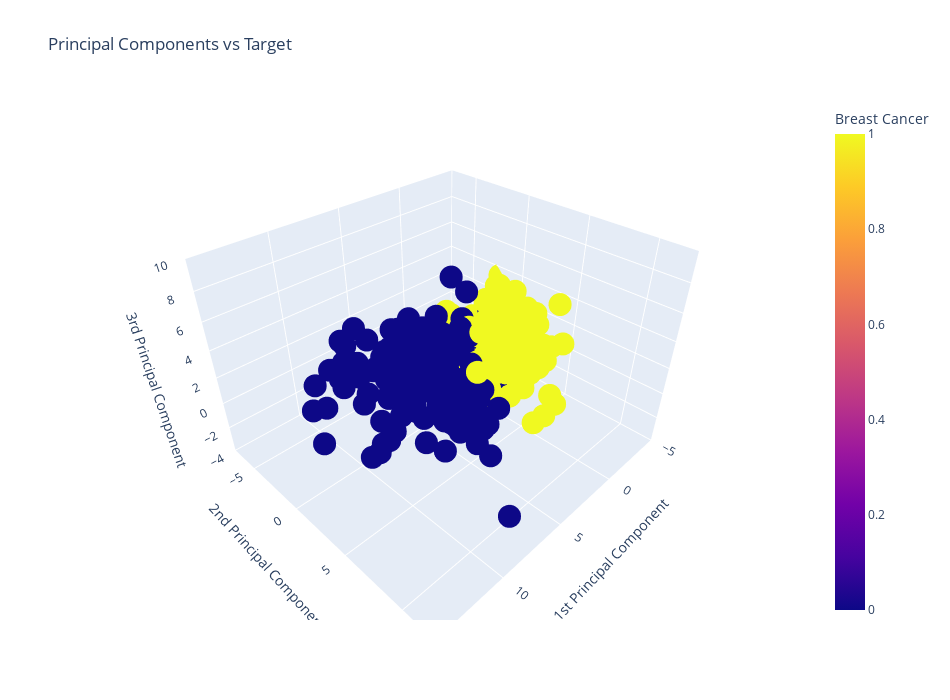

The cell this chart's notebook holds for it:
### Code cell
import plotly.express as px
fig = px.scatter_3d(findf, x="1st Principal Component", y="2nd Principal Component", z="3rd Principal Component",
                    color="target",title="Principal Components vs Target",width=950,height=700,opacity=1,
                    labels={"target":"Breast Cancer"},range_x=[-5,15],range_y=[-7.5,12.5],range_z=[-4,10])
fig.show()

### Figure 1 — Plotly figure (JSON) as saved in the notebook; plotly's stock layout.template omitted (floating-point values rounded to 4 significant figures; data arrays with more than 128 entries replaced by an {"elided": "..."} marker saying what was removed)
{"data": [{"hovertemplate": "1st Principal Component=%{x}<br>2nd Principal Component=%{y}<br>3rd Principal Component=%{z}<br>Breast Cancer=%{marker.color}<extra></extra>", "legendgroup": "", "marker": {"color": {"elided": "569 int values"}, "coloraxis": "coloraxis", "opacity": 1, "symbol": "circle"}, "mode": "markers", "name": "", "scene": "scene", "showlegend": false, "type": "scatter3d", "x": {"elided": "569 float values"}, "y": {"elided": "569 float values"}, "z": {"elided": "569 float values"}}], "layout": {"coloraxis": {"colorbar": {"title": {"text": "Breast Cancer"}}, "colorscale": [[0, "#0d0887"], [0.1111, "#46039f"], [0.2222, "#7201a8"], [0.3333, "#9c179e"], [0.4444, "#bd3786"], [0.5556, "#d8576b"], [0.6667, "#ed7953"], [0.7778, "#fb9f3a"], [0.8889, "#fdca26"], [1, "#f0f921"]]}, "height": 700, "legend": {"tracegroupgap": 0}, "scene": {"domain": {"x": [0, 1], "y": [0, 1]}, "xaxis": {"range": [-5, 15], "title": {"text": "1st Principal Component"}}, "yaxis": {"range": [-7.5, 12.5], "title": {"text": "2nd Principal Component"}}, "zaxis": {"range": [-4, 10], "title": {"text": "3rd Principal Component"}}}, "title": {"text": "Principal Components vs Target"}, "width": 950}}
